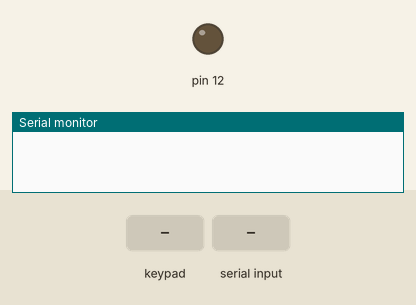
Bench run of a sketch on a simulated Arduino Uno, built with avr-gcc and run on an emulated ATmega328P. Parts: output pins drawn as LEDs (lit = HIGH), the last lines printed to the serial monitor. The inputs (shaded band) are chosen by the test bench.

Above: at 1.2 s.
1.3 s: keypad keys 2 0 1 8 A pressed 0.4 s apart
At 3.4 s:
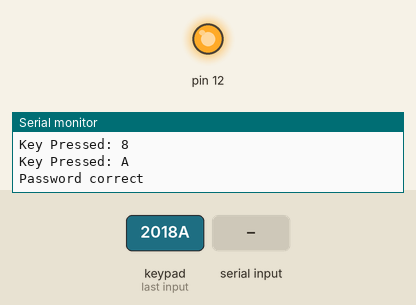
7.8 s: "1" received over Serial
At 8.1 s:
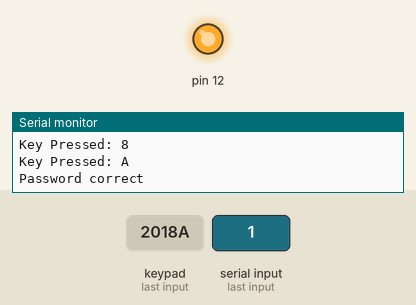
9.3 s: "0" received over Serial
At 10.4 s:
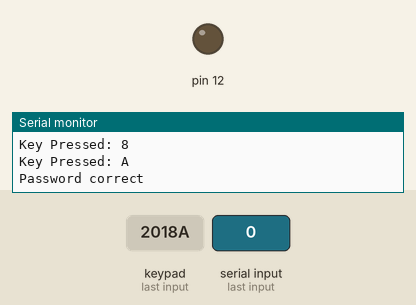
Timing chart, 0 to 12.3 s (numbered marks = the images above; inputs shaded):
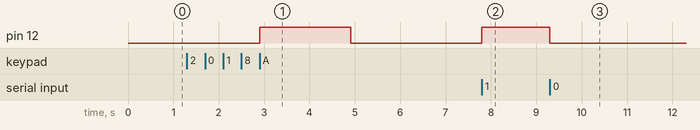

The sketch:

arduino_code.ino
```cpp
#include <Keypad.h>

const byte ROWS = 4;
const byte COLS = 4;

char keys[ROWS][COLS] = {
  {'1','2','A','3'},
  {'4','5','B','6'},
  {'7','8','C','9'},
  {'*','0','D','#'}
};

byte rowPins[ROWS] = {9, 8, 7, 6}; // R1-R4
byte colPins[COLS] = {5, 4, 3, 2}; // C1-C4

const char password[] = "2018A";
char inputBuffer[6];
byte indexPos = 0;

Keypad keypad = Keypad(makeKeymap(keys), rowPins, colPins, ROWS, COLS);

void setup() {
  Serial.begin(9600);
  pinMode(12, OUTPUT);
  digitalWrite(12, LOW);
}

void loop() {
  char key = keypad.getKey();

  if (key) {
    Serial.print("Key Pressed: ");
    Serial.println(key);

    if (key == '#') {
      Serial.println("Input cleared");
      indexPos = 0;
      memset(inputBuffer, 0, sizeof(inputBuffer));
      return;
    }

    inputBuffer[indexPos] = key;
    indexPos++;

    if (indexPos == strlen(password)) {
      inputBuffer[indexPos] = '\0';

      if (strcmp(inputBuffer, password) == 0) {
        Serial.println("Password correct");
        digitalWrite(12, HIGH);
        delay(2000);
        digitalWrite(12, LOW);
      } else {
        Serial.println("Wrong password");
        digitalWrite(12, LOW);
      }

      indexPos = 0;
      memset(inputBuffer, 0, sizeof(inputBuffer));
    }
  }

  if (Serial.available() > 0) {
    char cmd = Serial.read();
    if (cmd == '1') digitalWrite(12, HIGH);
    else if (cmd == '0') digitalWrite(12, LOW);
  }
}
```

Measured:
- after the input at 1.3 s, pin 12: LOW → HIGH after 1.6 s, → LOW 2.0 s later
- after the input at 7.8 s, pin 12: LOW → HIGH at once
- after the input at 9.3 s, pin 12: HIGH → LOW at once
